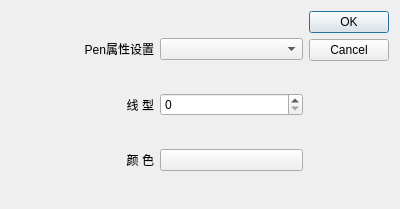
<?xml version="1.0" encoding="UTF-8"?>
<ui version="4.0">
 <class>QWDialogPen</class>
 <widget class="QDialog" name="QWDialogPen">
  <property name="geometry">
   <rect>
    <x>0</x>
    <y>0</y>
    <width>400</width>
    <height>209</height>
   </rect>
  </property>
  <property name="windowTitle">
   <string>Dialog</string>
  </property>
  <layout class="QGridLayout" name="gridLayout_2">
   <item row="0" column="0">
    <layout class="QGridLayout" name="gridLayout">
     <item row="0" column="0">
      <widget class="QLabel" name="label">
       <property name="text">
        <string>Pen属性设置</string>
       </property>
       <property name="alignment">
        <set>Qt::AlignRight|Qt::AlignTrailing|Qt::AlignVCenter</set>
       </property>
      </widget>
     </item>
     <item row="0" column="1">
      <widget class="QComboBox" name="comboBox"/>
     </item>
     <item row="1" column="0">
      <widget class="QLabel" name="label_2">
       <property name="text">
        <string>线 型</string>
       </property>
       <property name="alignment">
        <set>Qt::AlignRight|Qt::AlignTrailing|Qt::AlignVCenter</set>
       </property>
      </widget>
     </item>
     <item row="1" column="1">
      <widget class="QSpinBox" name="spinBox"/>
     </item>
     <item row="2" column="0">
      <widget class="QLabel" name="label_3">
       <property name="text">
        <string>颜 色</string>
       </property>
       <property name="alignment">
        <set>Qt::AlignRight|Qt::AlignTrailing|Qt::AlignVCenter</set>
       </property>
      </widget>
     </item>
     <item row="2" column="1">
      <widget class="QPushButton" name="btnColor">
       <property name="text">
        <string/>
       </property>
      </widget>
     </item>
    </layout>
   </item>
   <item row="0" column="1">
    <widget class="QDialogButtonBox" name="buttonBox">
     <property name="orientation">
      <enum>Qt::Vertical</enum>
     </property>
     <property name="standardButtons">
      <set>QDialogButtonBox::Cancel|QDialogButtonBox::Ok</set>
     </property>
    </widget>
   </item>
  </layout>
 </widget>
 <resources/>
 <connections>
  <connection>
   <sender>buttonBox</sender>
   <signal>accepted()</signal>
   <receiver>QWDialogPen</receiver>
   <slot>accept()</slot>
   <hints>
    <hint type="sourcelabel">
     <x>353</x>
     <y>104</y>
    </hint>
    <hint type="destinationlabel">
     <x>199</x>
     <y>104</y>
    </hint>
   </hints>
  </connection>
  <connection>
   <sender>buttonBox</sender>
   <signal>rejected()</signal>
   <receiver>QWDialogPen</receiver>
   <slot>reject()</slot>
   <hints>
    <hint type="sourcelabel">
     <x>353</x>
     <y>104</y>
    </hint>
    <hint type="destinationlabel">
     <x>199</x>
     <y>104</y>
    </hint>
   </hints>
  </connection>
 </connections>
</ui>
